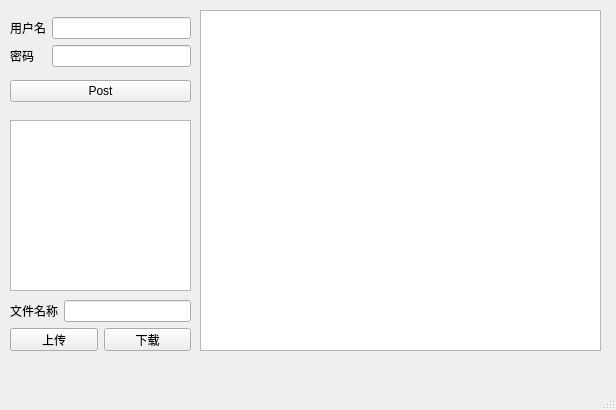
<?xml version="1.0" encoding="UTF-8"?>
<ui version="4.0">
 <class>MainWindow</class>
 <widget class="QMainWindow" name="MainWindow">
  <property name="geometry">
   <rect>
    <x>0</x>
    <y>0</y>
    <width>616</width>
    <height>410</height>
   </rect>
  </property>
  <property name="windowTitle">
   <string>MainWindow</string>
  </property>
  <widget class="QWidget" name="centralwidget">
   <widget class="QTextBrowser" name="textBrowser">
    <property name="geometry">
     <rect>
      <x>10</x>
      <y>120</y>
      <width>181</width>
      <height>171</height>
     </rect>
    </property>
   </widget>
   <widget class="QTextBrowser" name="textBrowser_2">
    <property name="geometry">
     <rect>
      <x>200</x>
      <y>10</y>
      <width>401</width>
      <height>341</height>
     </rect>
    </property>
   </widget>
   <widget class="QWidget" name="layoutWidget">
    <property name="geometry">
     <rect>
      <x>10</x>
      <y>10</y>
      <width>181</width>
      <height>101</height>
     </rect>
    </property>
    <layout class="QVBoxLayout" name="verticalLayout">
     <item>
      <layout class="QGridLayout" name="gridLayout">
       <item row="1" column="0">
        <widget class="QLabel" name="label_2">
         <property name="text">
          <string>密码</string>
         </property>
        </widget>
       </item>
       <item row="0" column="1">
        <widget class="QLineEdit" name="lineEdit"/>
       </item>
       <item row="0" column="0">
        <widget class="QLabel" name="label">
         <property name="text">
          <string>用户名</string>
         </property>
        </widget>
       </item>
       <item row="1" column="1">
        <widget class="QLineEdit" name="lineEdit_2"/>
       </item>
      </layout>
     </item>
     <item>
      <widget class="QPushButton" name="pushButton">
       <property name="text">
        <string>Post</string>
       </property>
      </widget>
     </item>
    </layout>
   </widget>
   <widget class="QWidget" name="">
    <property name="geometry">
     <rect>
      <x>10</x>
      <y>300</y>
      <width>181</width>
      <height>51</height>
     </rect>
    </property>
    <layout class="QGridLayout" name="gridLayout_2">
     <item row="1" column="0">
      <widget class="QPushButton" name="uploadButton">
       <property name="text">
        <string>上传</string>
       </property>
      </widget>
     </item>
     <item row="1" column="1">
      <widget class="QPushButton" name="downloadButton">
       <property name="text">
        <string>下载</string>
       </property>
      </widget>
     </item>
     <item row="0" column="0" colspan="2">
      <layout class="QHBoxLayout" name="horizontalLayout">
       <item>
        <widget class="QLabel" name="label_3">
         <property name="text">
          <string>文件名称</string>
         </property>
        </widget>
       </item>
       <item>
        <widget class="QLineEdit" name="lineEdit_3"/>
       </item>
      </layout>
     </item>
    </layout>
   </widget>
  </widget>
  <widget class="QMenuBar" name="menubar">
   <property name="geometry">
    <rect>
     <x>0</x>
     <y>0</y>
     <width>616</width>
     <height>23</height>
    </rect>
   </property>
  </widget>
  <widget class="QStatusBar" name="statusbar"/>
 </widget>
 <resources/>
 <connections/>
</ui>
